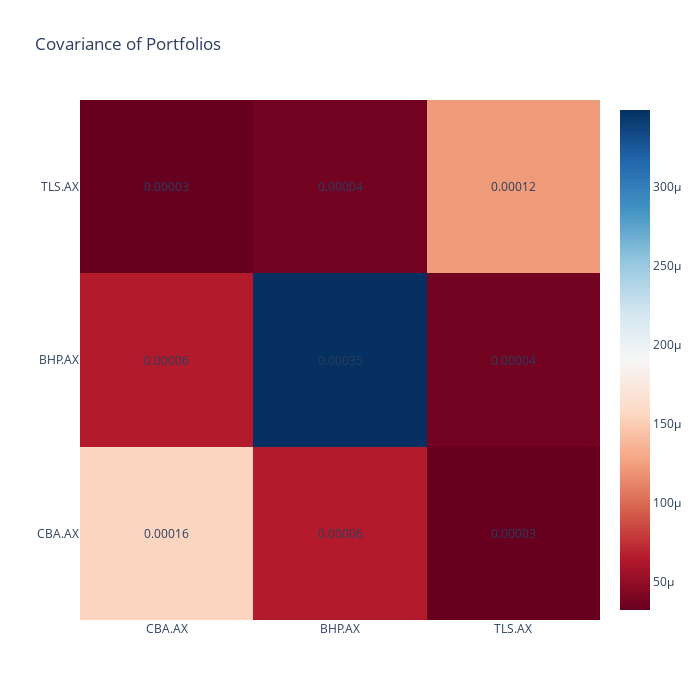

The code cell stored with this chart in its notebook:
### Code cell
fig = go.Figure(layout=dict(width=700, height=700))
fig.add_trace(go.Heatmap(z=returns_cov,
                         x=returns_cov.index,
                         y=returns_cov.index,
                         colorscale="RdBu"))
fig.update_layout({
    "annotations" :[{"x": i[0],
                     "y": i[1],
                     "text": f"{v:.5f}",
                     "showarrow": False} for i, v in zip(returns_cov.stack().index, returns_cov.values.flatten())],
    "title": "Covariance of Portfolios"
    })
fig.show()

### Figure 1 — Plotly figure (JSON) as saved in the notebook; plotly's stock layout.template omitted (floating-point values rounded to 4 significant figures)
{"data": [{"colorscale": [[0, "rgb(103,0,31)"], [0.1, "rgb(178,24,43)"], [0.2, "rgb(214,96,77)"], [0.3, "rgb(244,165,130)"], [0.4, "rgb(253,219,199)"], [0.5, "rgb(247,247,247)"], [0.6, "rgb(209,229,240)"], [0.7, "rgb(146,197,222)"], [0.8, "rgb(67,147,195)"], [0.9, "rgb(33,102,172)"], [1, "rgb(5,48,97)"]], "type": "heatmap", "x": ["CBA.AX", "BHP.AX", "TLS.AX"], "y": ["CBA.AX", "BHP.AX", "TLS.AX"], "z": [[0.0001552, 6.473e-05, 3.2e-05], [6.473e-05, 0.0003485, 3.654e-05], [3.2e-05, 3.654e-05, 0.0001218]]}], "layout": {"annotations": [{"showarrow": false, "text": "0.00016", "x": "CBA.AX", "y": "CBA.AX"}, {"showarrow": false, "text": "0.00006", "x": "CBA.AX", "y": "BHP.AX"}, {"showarrow": false, "text": "0.00003", "x": "CBA.AX", "y": "TLS.AX"}, {"showarrow": false, "text": "0.00006", "x": "BHP.AX", "y": "CBA.AX"}, {"showarrow": false, "text": "0.00035", "x": "BHP.AX", "y": "BHP.AX"}, {"showarrow": false, "text": "0.00004", "x": "BHP.AX", "y": "TLS.AX"}, {"showarrow": false, "text": "0.00003", "x": "TLS.AX", "y": "CBA.AX"}, {"showarrow": false, "text": "0.00004", "x": "TLS.AX", "y": "BHP.AX"}, {"showarrow": false, "text": "0.00012", "x": "TLS.AX", "y": "TLS.AX"}], "height": 700, "title": {"text": "Covariance of Portfolios"}, "width": 700}}
